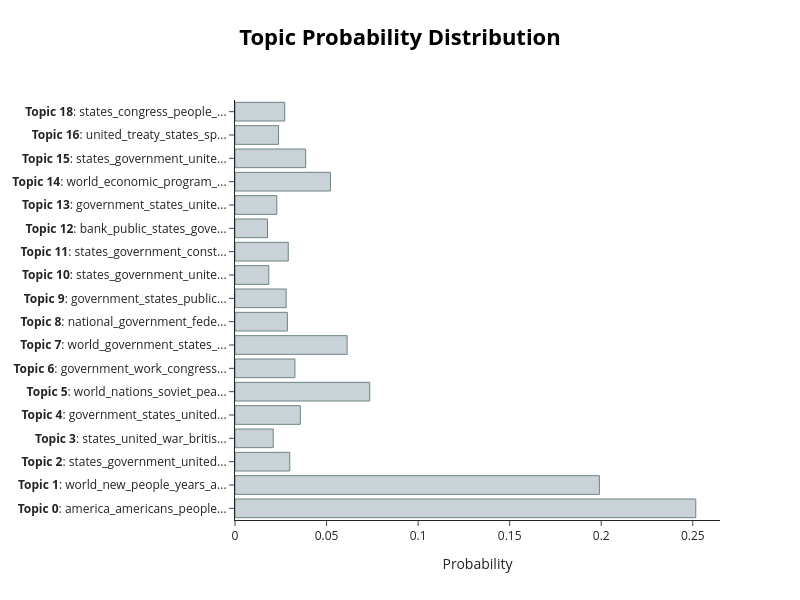

The code cell stored with this chart in its notebook:
### Code cell
# output the topic distribution for the first speech
# hint: check out approximate_distribution() and visualize_distribution()
probs_first = topic_model.approximate_distribution([docs[0]])[0]
probs_first = probs_first.flatten()   # ← FIX: makes it 1D properly

for topic_id, prob in enumerate(probs_first):
    if prob > 0:
        print(f"Topic {topic_id}: {prob:.4f}")
dist_fig = topic_model.visualize_distribution(probs_first)
dist_fig.write_html(str(output_dir / "bertopic_distribution_first_doc.html"))

topic_model.visualize_distribution(probs_first)

### Figure 1 — Plotly figure (JSON) as saved in the notebook; plotly's stock layout.template omitted (floating-point values rounded to 4 significant figures)
{"data": [{"marker": {"color": "#C8D2D7", "line": {"color": "#6E8484", "width": 1}}, "orientation": "h", "type": "bar", "x": [0.2516, 0.199, 0.02991, 0.02086, 0.03568, 0.0736, 0.03273, 0.06124, 0.0286, 0.02795, 0.01847, 0.0291, 0.01776, 0.02282, 0.05214, 0.0386, 0.02379, 0.02715], "y": ["<b>Topic 0</b>: america_americans_people...", "<b>Topic 1</b>: world_new_people_years_a...", "<b>Topic 2</b>: states_government_united...", "<b>Topic 3</b>: states_united_war_britis...", "<b>Topic 4</b>: government_states_united...", "<b>Topic 5</b>: world_nations_soviet_pea...", "<b>Topic 6</b>: government_work_congress...", "<b>Topic 7</b>: world_government_states_...", "<b>Topic 8</b>: national_government_fede...", "<b>Topic 9</b>: government_states_public...", "<b>Topic 10</b>: states_government_unite...", "<b>Topic 11</b>: states_government_const...", "<b>Topic 12</b>: bank_public_states_gove...", "<b>Topic 13</b>: government_states_unite...", "<b>Topic 14</b>: world_economic_program_...", "<b>Topic 15</b>: states_government_unite...", "<b>Topic 16</b>: united_treaty_states_sp...", "<b>Topic 18</b>: states_congress_people_..."]}], "layout": {"height": 600, "hoverlabel": {"bgcolor": "white", "font": {"family": "Rockwell", "size": 16}}, "title": {"font": {"color": "Black", "size": 22}, "text": "<b>Topic Probability Distribution</b>", "x": 0.5, "xanchor": "center", "y": 0.95, "yanchor": "top"}, "width": 800, "xaxis": {"title": {"text": "Probability"}}}}
